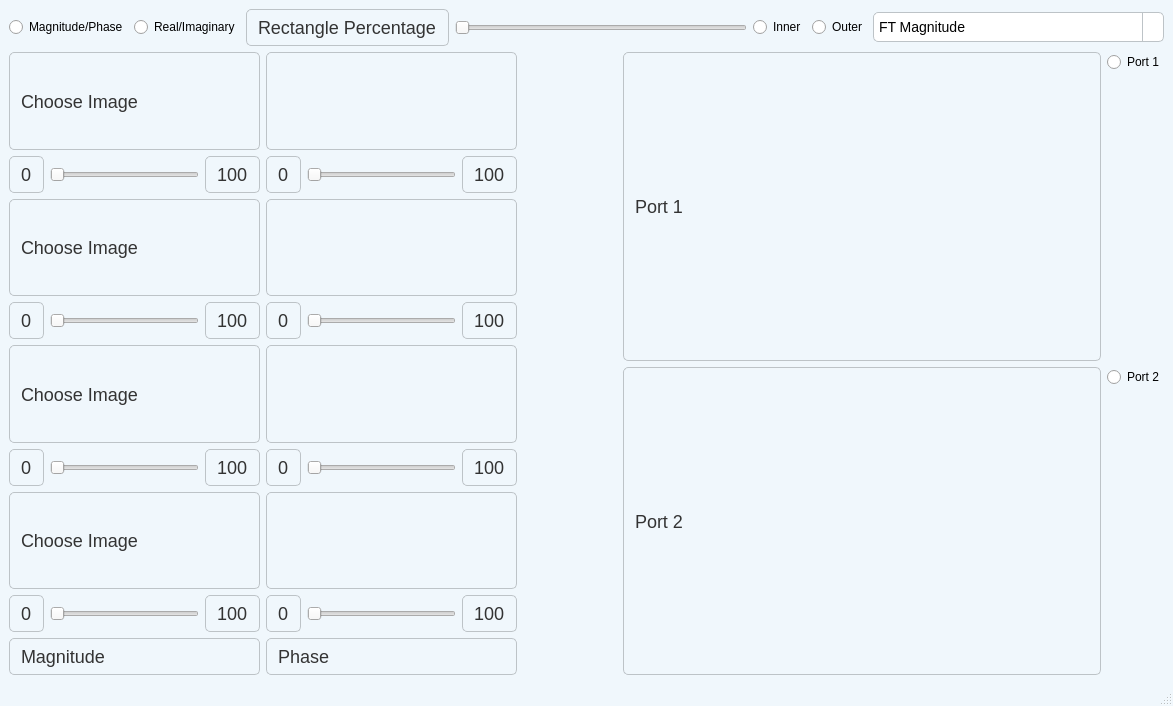
<?xml version="1.0" encoding="UTF-8"?>
<ui version="4.0">
 <class>MainWindow</class>
 <widget class="QMainWindow" name="MainWindow">
  <property name="geometry">
   <rect>
    <x>0</x>
    <y>0</y>
    <width>1173</width>
    <height>706</height>
   </rect>
  </property>
  <property name="windowTitle">
   <string>MainWindow</string>
  </property>
  <property name="styleSheet">
   <string notr="true">/* Apply styles to QMainWindow */
QMainWindow {
    background-color: #f0f7fc; /* Light blue-gray background */
}

/* Apply styles to QLabel */
QLabel {
    color: #333333; /* Dark gray text color */
    font-size: 18px;
    border: 1px solid #bdc3c7; /* Light gray border */
    padding: 7px;
    border-radius: 5px;
}

/* Apply hover effect to QLabel */
QLabel:hover {
    background-color: #ecf0f1; /* Light gray on hover */
}

/* Apply styles to QPushButton */
QPushButton {
    background-color: #3498db; /* Blue button color */
    color: white; /* White text color */
    padding: 8px 16px;
    border-radius: 5px;
    font-size: 16px;
}

/* Apply styles to QPushButton when hovered */
QPushButton:hover {
    background-color: #2980b9; /* Darker blue on hover */
}

/* Apply styles to QPushButton when pressed */
QPushButton:pressed {
    background-color: #1f618d; /* Even darker blue when pressed */
}

/* Apply styles to QLineEdit */
QLineEdit {
    padding: 8px;
    border: 1px solid #bdc3c7; /* Light gray border */
    border-radius: 5px;
    font-size: 14px;
}

/* Apply styles to QComboBox */
QComboBox {
    padding: 5px;
    border: 1px solid #bdc3c7; /* Light gray border */
    border-radius: 5px;
    font-size: 14px;
}

/* Apply styles to QComboBox when dropdown shown */
QComboBox::drop-down {
    subcontrol-origin: padding;
    subcontrol-position: top right;
    width: 20px;
    border-left-width: 1px;
    border-left-color: #bdc3c7; /* Light gray border */
    border-left-style: solid;
    border-top-right-radius: 5px;
    border-bottom-right-radius: 5px;
    background-color: transparent;
}

/* Apply styles to QComboBox when dropdown arrow */
QComboBox::down-arrow {
    image: url(down_arrow.png); /* Replace with your arrow icon */
    width: 10px;
    height: 10px;
}

/* Apply styles to QComboBox when dropdown item */
QComboBox::item {
    padding: 5px;
}

/* Apply styles to QComboBox when highlighted item */
QComboBox::item:hover {
    background-color: #d5dbdb; /* Light blue-gray on hover */
}

/* Apply styles to QComboBox when selected item */
QComboBox::item:selected {
    background-color: #3498db; /* Blue on selection */
    color: white;
}
</string>
  </property>
  <widget class="QWidget" name="centralwidget">
   <layout class="QVBoxLayout" name="verticalLayout_2" stretch="1,15">
    <item>
     <layout class="QHBoxLayout" name="horizontalLayout">
      <item>
       <widget class="QRadioButton" name="radioButton_mag_phase">
        <property name="text">
         <string>Magnitude/Phase</string>
        </property>
        <attribute name="buttonGroup">
         <string notr="true">buttonGroup_2</string>
        </attribute>
       </widget>
      </item>
      <item>
       <widget class="QRadioButton" name="radioButton_real_imag">
        <property name="text">
         <string>Real/Imaginary</string>
        </property>
        <attribute name="buttonGroup">
         <string notr="true">buttonGroup_2</string>
        </attribute>
       </widget>
      </item>
      <item>
       <widget class="QLabel" name="label">
        <property name="text">
         <string>Rectangle Percentage</string>
        </property>
       </widget>
      </item>
      <item>
       <widget class="QSlider" name="horizontalSlider">
        <property name="orientation">
         <enum>Qt::Horizontal</enum>
        </property>
       </widget>
      </item>
      <item>
       <widget class="QRadioButton" name="radioButton">
        <property name="text">
         <string>Inner</string>
        </property>
        <attribute name="buttonGroup">
         <string notr="true">buttonGroup</string>
        </attribute>
       </widget>
      </item>
      <item>
       <widget class="QRadioButton" name="radioButton_2">
        <property name="text">
         <string>Outer</string>
        </property>
        <attribute name="buttonGroup">
         <string notr="true">buttonGroup</string>
        </attribute>
       </widget>
      </item>
      <item>
       <widget class="QComboBox" name="component_ComboBox">
        <property name="sizePolicy">
         <sizepolicy hsizetype="Expanding" vsizetype="Fixed">
          <horstretch>0</horstretch>
          <verstretch>0</verstretch>
         </sizepolicy>
        </property>
        <item>
         <property name="text">
          <string>FT Magnitude</string>
         </property>
        </item>
        <item>
         <property name="text">
          <string>FT Phase</string>
         </property>
        </item>
        <item>
         <property name="text">
          <string>FT Real</string>
         </property>
        </item>
        <item>
         <property name="text">
          <string>FT Imaginary</string>
         </property>
        </item>
        <item>
         <property name="text">
          <string/>
         </property>
        </item>
       </widget>
      </item>
     </layout>
    </item>
    <item>
     <layout class="QHBoxLayout" name="horizontalLayout_2" stretch="22,25,2">
      <property name="sizeConstraint">
       <enum>QLayout::SetDefaultConstraint</enum>
      </property>
      <item>
       <layout class="QVBoxLayout" name="verticalLayout_5" stretch="20,1,20,1,20,1,20,1,1">
        <item>
         <layout class="QHBoxLayout" name="horizontalLayout_5">
          <item>
           <widget class="QLabel" name="label_1_before">
            <property name="sizePolicy">
             <sizepolicy hsizetype="Ignored" vsizetype="Ignored">
              <horstretch>0</horstretch>
              <verstretch>0</verstretch>
             </sizepolicy>
            </property>
            <property name="text">
             <string>Choose Image</string>
            </property>
           </widget>
          </item>
          <item>
           <widget class="QLabel" name="label_1_after">
            <property name="sizePolicy">
             <sizepolicy hsizetype="Ignored" vsizetype="Ignored">
              <horstretch>0</horstretch>
              <verstretch>0</verstretch>
             </sizepolicy>
            </property>
            <property name="text">
             <string/>
            </property>
           </widget>
          </item>
         </layout>
        </item>
        <item>
         <layout class="QHBoxLayout" name="horizontalLayout_3">
          <item>
           <widget class="QLabel" name="label_2">
            <property name="text">
             <string>0</string>
            </property>
           </widget>
          </item>
          <item>
           <widget class="QSlider" name="slider_port_1">
            <property name="styleSheet">
             <string notr="true"/>
            </property>
            <property name="orientation">
             <enum>Qt::Horizontal</enum>
            </property>
           </widget>
          </item>
          <item>
           <widget class="QLabel" name="label_4">
            <property name="text">
             <string>100</string>
            </property>
           </widget>
          </item>
          <item>
           <widget class="QLabel" name="label_3">
            <property name="text">
             <string>0</string>
            </property>
           </widget>
          </item>
          <item>
           <widget class="QSlider" name="phase_slider_port_1">
            <property name="orientation">
             <enum>Qt::Horizontal</enum>
            </property>
           </widget>
          </item>
          <item>
           <widget class="QLabel" name="label_5">
            <property name="text">
             <string>100</string>
            </property>
           </widget>
          </item>
         </layout>
        </item>
        <item>
         <layout class="QHBoxLayout" name="horizontalLayout_7">
          <item>
           <widget class="QLabel" name="label_2_before">
            <property name="sizePolicy">
             <sizepolicy hsizetype="Ignored" vsizetype="Ignored">
              <horstretch>0</horstretch>
              <verstretch>0</verstretch>
             </sizepolicy>
            </property>
            <property name="text">
             <string>Choose Image</string>
            </property>
           </widget>
          </item>
          <item>
           <widget class="QLabel" name="label_2_after">
            <property name="sizePolicy">
             <sizepolicy hsizetype="Ignored" vsizetype="Ignored">
              <horstretch>0</horstretch>
              <verstretch>0</verstretch>
             </sizepolicy>
            </property>
            <property name="text">
             <string/>
            </property>
           </widget>
          </item>
         </layout>
        </item>
        <item>
         <layout class="QHBoxLayout" name="horizontalLayout_10">
          <item>
           <widget class="QLabel" name="label_6">
            <property name="text">
             <string>0</string>
            </property>
           </widget>
          </item>
          <item>
           <widget class="QSlider" name="slider_port_2">
            <property name="orientation">
             <enum>Qt::Horizontal</enum>
            </property>
           </widget>
          </item>
          <item>
           <widget class="QLabel" name="label_7">
            <property name="text">
             <string>100</string>
            </property>
           </widget>
          </item>
          <item>
           <widget class="QLabel" name="label_9">
            <property name="text">
             <string>0</string>
            </property>
           </widget>
          </item>
          <item>
           <widget class="QSlider" name="phase_slider_port_2">
            <property name="orientation">
             <enum>Qt::Horizontal</enum>
            </property>
           </widget>
          </item>
          <item>
           <widget class="QLabel" name="label_8">
            <property name="text">
             <string>100</string>
            </property>
           </widget>
          </item>
         </layout>
        </item>
        <item>
         <layout class="QHBoxLayout" name="horizontalLayout_6">
          <item>
           <widget class="QLabel" name="label_3_before">
            <property name="sizePolicy">
             <sizepolicy hsizetype="Ignored" vsizetype="Ignored">
              <horstretch>0</horstretch>
              <verstretch>0</verstretch>
             </sizepolicy>
            </property>
            <property name="text">
             <string>Choose Image</string>
            </property>
           </widget>
          </item>
          <item>
           <widget class="QLabel" name="label_3_after">
            <property name="sizePolicy">
             <sizepolicy hsizetype="Ignored" vsizetype="Ignored">
              <horstretch>0</horstretch>
              <verstretch>0</verstretch>
             </sizepolicy>
            </property>
            <property name="text">
             <string/>
            </property>
           </widget>
          </item>
         </layout>
        </item>
        <item>
         <layout class="QHBoxLayout" name="horizontalLayout_11">
          <item>
           <widget class="QLabel" name="label_10">
            <property name="text">
             <string>0</string>
            </property>
           </widget>
          </item>
          <item>
           <widget class="QSlider" name="slider_port_3">
            <property name="orientation">
             <enum>Qt::Horizontal</enum>
            </property>
           </widget>
          </item>
          <item>
           <widget class="QLabel" name="label_11">
            <property name="text">
             <string>100</string>
            </property>
           </widget>
          </item>
          <item>
           <widget class="QLabel" name="label_12">
            <property name="text">
             <string>0</string>
            </property>
           </widget>
          </item>
          <item>
           <widget class="QSlider" name="phase_slider_port_3">
            <property name="orientation">
             <enum>Qt::Horizontal</enum>
            </property>
           </widget>
          </item>
          <item>
           <widget class="QLabel" name="label_13">
            <property name="text">
             <string>100</string>
            </property>
           </widget>
          </item>
         </layout>
        </item>
        <item>
         <layout class="QHBoxLayout" name="horizontalLayout_4">
          <item>
           <widget class="QLabel" name="label_4_before">
            <property name="sizePolicy">
             <sizepolicy hsizetype="Ignored" vsizetype="Ignored">
              <horstretch>0</horstretch>
              <verstretch>0</verstretch>
             </sizepolicy>
            </property>
            <property name="text">
             <string>Choose Image</string>
            </property>
           </widget>
          </item>
          <item>
           <widget class="QLabel" name="label_4_after">
            <property name="sizePolicy">
             <sizepolicy hsizetype="Ignored" vsizetype="Ignored">
              <horstretch>0</horstretch>
              <verstretch>0</verstretch>
             </sizepolicy>
            </property>
            <property name="text">
             <string/>
            </property>
           </widget>
          </item>
         </layout>
        </item>
        <item>
         <layout class="QHBoxLayout" name="horizontalLayout_12">
          <item>
           <widget class="QLabel" name="label_14">
            <property name="text">
             <string>0</string>
            </property>
           </widget>
          </item>
          <item>
           <widget class="QSlider" name="slider_port_4">
            <property name="orientation">
             <enum>Qt::Horizontal</enum>
            </property>
           </widget>
          </item>
          <item>
           <widget class="QLabel" name="label_15">
            <property name="text">
             <string>100</string>
            </property>
           </widget>
          </item>
          <item>
           <widget class="QLabel" name="label_16">
            <property name="text">
             <string>0</string>
            </property>
           </widget>
          </item>
          <item>
           <widget class="QSlider" name="phase_slider_port_4">
            <property name="orientation">
             <enum>Qt::Horizontal</enum>
            </property>
           </widget>
          </item>
          <item>
           <widget class="QLabel" name="label_17">
            <property name="text">
             <string>100</string>
            </property>
           </widget>
          </item>
         </layout>
        </item>
        <item>
         <layout class="QHBoxLayout" name="horizontalLayout_13">
          <item>
           <widget class="QLabel" name="left_label">
            <property name="text">
             <string>Magnitude</string>
            </property>
           </widget>
          </item>
          <item>
           <widget class="QLabel" name="right_label">
            <property name="text">
             <string>Phase</string>
            </property>
           </widget>
          </item>
         </layout>
        </item>
       </layout>
      </item>
      <item>
       <layout class="QVBoxLayout" name="verticalLayout_3">
        <item>
         <layout class="QHBoxLayout" name="horizontalLayout_9">
          <item>
           <widget class="QLabel" name="label_1_output">
            <property name="sizePolicy">
             <sizepolicy hsizetype="Ignored" vsizetype="Ignored">
              <horstretch>0</horstretch>
              <verstretch>0</verstretch>
             </sizepolicy>
            </property>
            <property name="styleSheet">
             <string notr="true">margin-left : 100 px;</string>
            </property>
            <property name="text">
             <string>Port 1</string>
            </property>
           </widget>
          </item>
         </layout>
        </item>
        <item>
         <layout class="QHBoxLayout" name="horizontalLayout_8">
          <item>
           <widget class="QLabel" name="label_2_output">
            <property name="sizePolicy">
             <sizepolicy hsizetype="Ignored" vsizetype="Ignored">
              <horstretch>0</horstretch>
              <verstretch>0</verstretch>
             </sizepolicy>
            </property>
            <property name="styleSheet">
             <string notr="true">margin-left: 100px;
</string>
            </property>
            <property name="text">
             <string>Port 2</string>
            </property>
           </widget>
          </item>
         </layout>
        </item>
       </layout>
      </item>
      <item>
       <layout class="QVBoxLayout" name="verticalLayout">
        <item>
         <widget class="QRadioButton" name="radiobutton_out_1">
          <property name="text">
           <string>Port 1</string>
          </property>
          <attribute name="buttonGroup">
           <string notr="true">buttonGroup_3</string>
          </attribute>
         </widget>
        </item>
        <item>
         <spacer name="verticalSpacer">
          <property name="orientation">
           <enum>Qt::Vertical</enum>
          </property>
          <property name="sizeHint" stdset="0">
           <size>
            <width>20</width>
            <height>40</height>
           </size>
          </property>
         </spacer>
        </item>
        <item>
         <widget class="QRadioButton" name="radiobutton_out_2">
          <property name="text">
           <string>Port 2</string>
          </property>
          <attribute name="buttonGroup">
           <string notr="true">buttonGroup_3</string>
          </attribute>
         </widget>
        </item>
        <item>
         <spacer name="verticalSpacer_2">
          <property name="orientation">
           <enum>Qt::Vertical</enum>
          </property>
          <property name="sizeHint" stdset="0">
           <size>
            <width>20</width>
            <height>40</height>
           </size>
          </property>
         </spacer>
        </item>
       </layout>
      </item>
     </layout>
    </item>
   </layout>
  </widget>
  <widget class="QMenuBar" name="menubar">
   <property name="geometry">
    <rect>
     <x>0</x>
     <y>0</y>
     <width>1173</width>
     <height>26</height>
    </rect>
   </property>
  </widget>
  <widget class="QStatusBar" name="statusbar"/>
 </widget>
 <resources/>
 <connections/>
 <buttongroups>
  <buttongroup name="buttonGroup_2"/>
  <buttongroup name="buttonGroup_3"/>
  <buttongroup name="buttonGroup"/>
 </buttongroups>
</ui>
